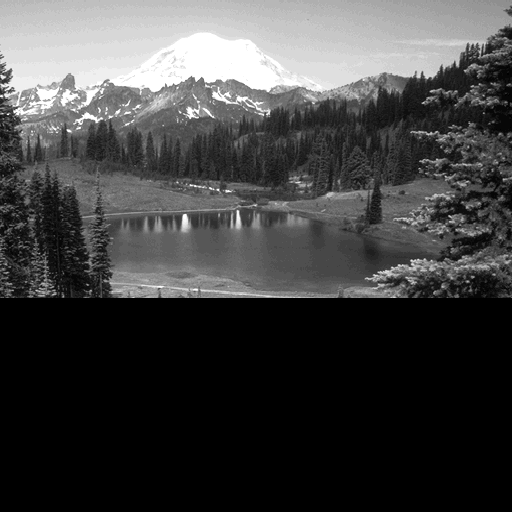
#> input picture Lab 08/Images/img_lab08.png, 512 x 512 px
$ python Task.py
#> lines starting #> are read from the running program, lines starting #| are printed output that depends on the picture
#> in main, image is the input picture: shape (512, 512); min 0, max 32, mean 8.3
import cv2
import matplotlib.pyplot as plt
import numpy as np

def HistogramEqualization(image):
	height, width = image.shape
	N = height*width
	image_pixel = np.zeros(image.shape)
	newImage = np.zeros(image.shape)

	for x in range(height):
		for y in range(width):
			image_pixel[image[x,y]] += 1

	image_pixel, values = np.histogram(image.flatten(), 256, [0, 256])
	prob_dist = ((256 - 1) * image_pixel) / image.size
	cumm_dist = prob_dist.cumsum()

	for x in range(256):
		newImage[x] = cumm_dist[x] * 255

	for x in range(height):
		for y in range(width):
			newImage[x,y] = cumm_dist[image[x,y]]

	return newImage

# [44 lines left out: function TilingApproach, not called in this run]

def SlidingWindowApproach(image, window):
#> called with window = 64
	height, width = image.shape
#> height = 512; width = 512
	newImage = np.zeros((image.shape))

	print("height, Width:\t", height, width)
#| height, Width:	 512 512
	print("Window: \t", window)

	# HISTOGRAMS
	plt.hist(image.ravel(), 256, [0,256])
	plt.savefig("../Images/originalImage_Histogram.png")
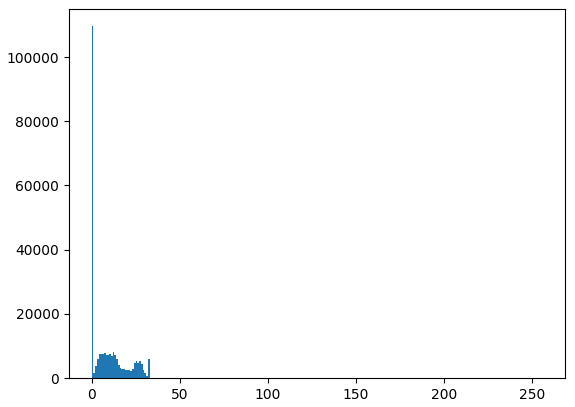
#> figure drawn by matplotlib, 1 panel; tallest bar 109600 high, from x = 0 to 1

	for x in range(height - window):
		for y in range(width - window):
			newImage[x: x + window, y: y + window] = HistogramEqualization(image[x: x + window, y: y + window])
#> newImage: shape (512, 512) float64; every value is 0

	plt.hist(newImage.ravel(), 256, [0,256])
	plt.savefig("../Images/localEqualization_Histogram(sliding).png")
	cv2.imwrite("../Images/localEqualization_Image(sliding).png", newImage)

def main():
	IMAGE_PATH = "../Images/img_lab08.png"
	image = cv2.imread(IMAGE_PATH, 0)
	window = 64

	# TilingApproach(image)
	SlidingWindowApproach(image.copy(), window)

if __name__ == '__main__':
#> (the run stopped early here; a loop or call above may not have finished)

$ run again, with Lab 08/Images/GlobalEqualization_Image.png copied over Lab 08/Images/img_lab08.png
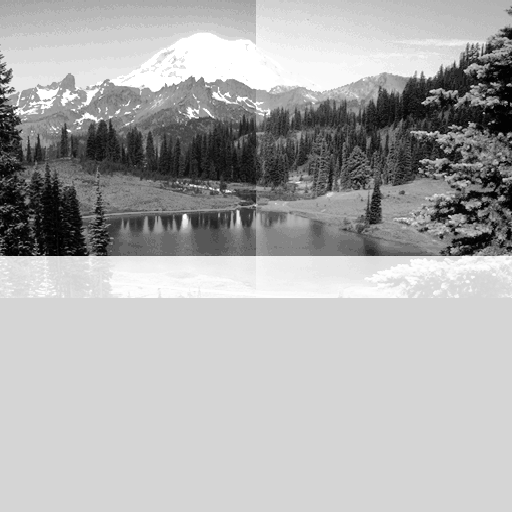
#> input picture Lab 08/Images/GlobalEqualization_Image.png, 512 x 512 px
#> in main, image is the input picture: shape (512, 512); min 0, max 255, mean 174.5
#| height, Width:	 512 512
#> in SlidingWindowApproach, `plt.savefig("../Images/originalImage_Histogram.png")`:
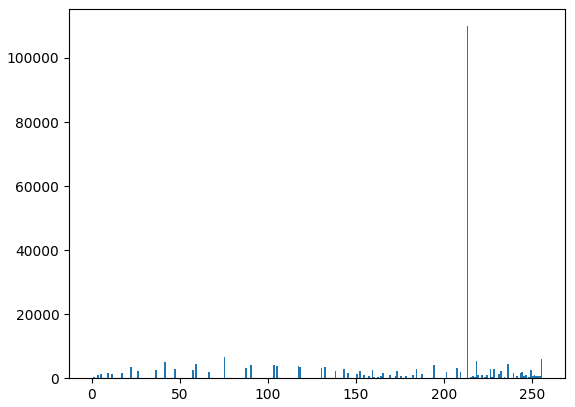
#> figure drawn by matplotlib, 1 panel; tallest bar 109918 high, from x = 213 to 214
